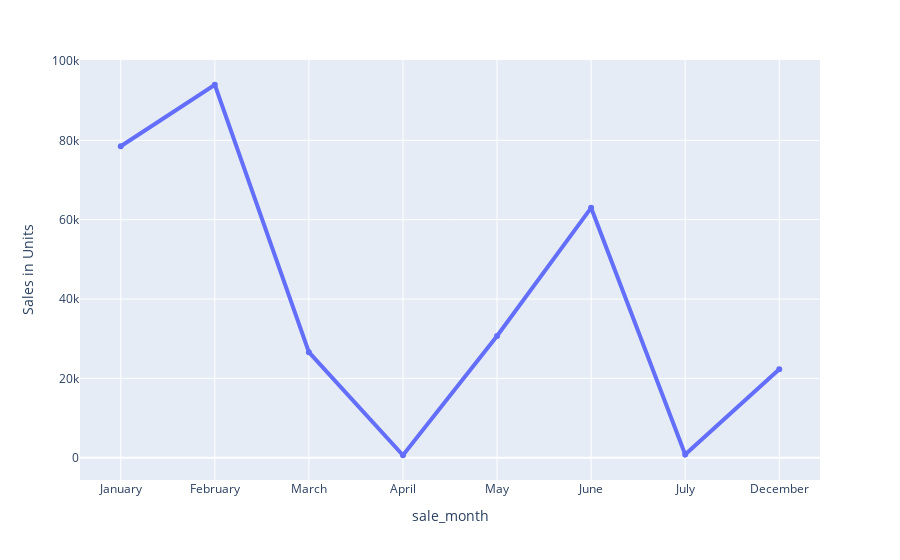

Notebook cell for this chart:
### Markdown cell above
- Here I will be using plotly to create a bar graph for us
- `fig` here is our Plotly figure object.
- `px.bar()` is the function we will be using to plot the graph.
- `data` is the dataset we will be using for the figure.
- `x` - we need to specify the column we want to plot on x-axis, in this case it's `make`.
- `y` - we need to specify the column we want to plot on y-axis, in this case it's `Sales in Units`.
- `color` - is based on which the color coding will be done.
- `h` - is how we want to plot the bars. In this case h stands for horizontal
- `title` is the title of the figure.
- `labe's` - are the labels we want for each figure, in my case I have made it all caps for make and State.
- `legend_title_text` - is the title we want to set the title of the legend as.
- `width` and `height`is the pixel size of the figure. In this case 1300*1200px.

### Code cell
fig = px.line(data2, x = 'sale_month', y='Sales in Units', markers=True)
fig.update_traces(line={'width': 4})
fig.show()

### Figure 1 — Plotly figure (JSON) as saved in the notebook; plotly's stock layout.template omitted (floating-point values rounded to 4 significant figures)
{"data": [{"hovertemplate": "sale_month=%{x}<br>Sales in Units=%{y}<extra></extra>", "legendgroup": "", "line": {"color": "#636efa", "dash": "solid", "width": 4}, "marker": {"symbol": "circle"}, "mode": "lines+markers", "name": "", "orientation": "v", "showlegend": false, "type": "scatter", "x": ["January", "February", "March", "April", "May", "June", "July", "December"], "xaxis": "x", "y": [78504, 94009, 26597, 627, 30679, 62991, 834, 22312], "yaxis": "y"}], "layout": {"legend": {"tracegroupgap": 0}, "margin": {"t": 60}, "xaxis": {"anchor": "y", "domain": [0, 1], "title": {"text": "sale_month"}}, "yaxis": {"anchor": "x", "domain": [0, 1], "title": {"text": "Sales in Units"}}}}
